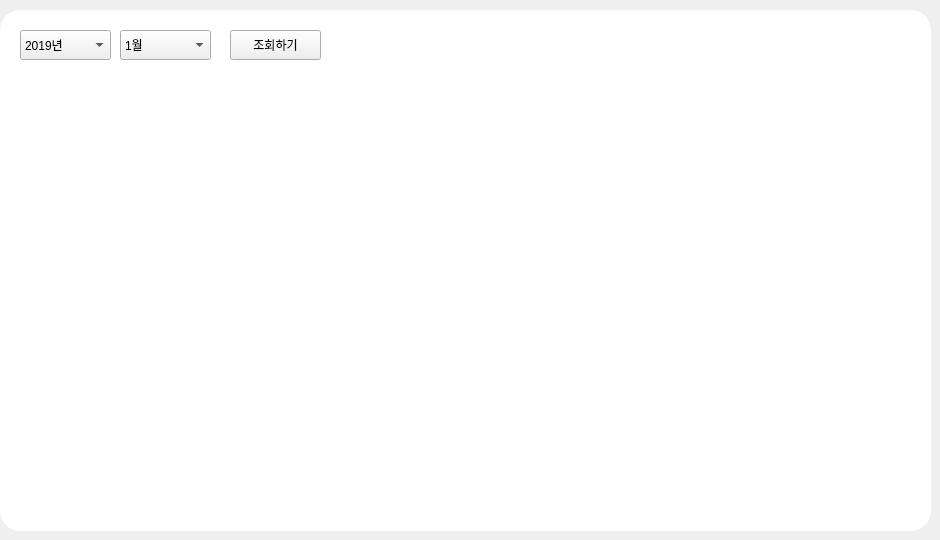
     <widget class="QWidget" name="tab_2">
      <attribute name="title">
       <string>월별 통계</string>
      </attribute>
      <widget class="QLabel" name="topbg_4">
       <property name="geometry">
        <rect>
         <x>0</x>
         <y>10</y>
         <width>931</width>
         <height>521</height>
        </rect>
       </property>
       <property name="styleSheet">
        <string notr="true">border-radius:20px;
background-color:rgb(255, 255, 255)</string>
       </property>
       <property name="text">
        <string/>
       </property>
      </widget>
      <widget class="QComboBox" name="comboBox_9">
       <property name="geometry">
        <rect>
         <x>120</x>
         <y>30</y>
         <width>91</width>
         <height>30</height>
        </rect>
       </property>
       <property name="styleSheet">
        <string notr="true">font: 29 14pt &quot;Noto Sans CJK HK DemiLight&quot;;</string>
       </property>
       <item>
        <property name="text">
         <string>1월</string>
        </property>
       </item>
       <item>
        <property name="text">
         <string>2월</string>
        </property>
       </item>
       <item>
        <property name="text">
         <string>3월</string>
        </property>
       </item>
       <item>
        <property name="text">
         <string>4월</string>
        </property>
       </item>
       <item>
        <property name="text">
         <string>5월</string>
        </property>
       </item>
       <item>
        <property name="text">
         <string>6월</string>
        </property>
       </item>
       <item>
        <property name="text">
         <string>7월</string>
        </property>
       </item>
       <item>
        <property name="text">
         <string>8월</string>
        </property>
       </item>
       <item>
        <property name="text">
         <string>9월</string>
        </property>
       </item>
       <item>
        <property name="text">
         <string>10월</string>
        </property>
       </item>
       <item>
        <property name="text">
         <string>11월</string>
        </property>
       </item>
       <item>
        <property name="text">
         <string>12월</string>
        </property>
       </item>
      </widget>
      <widget class="QComboBox" name="comboBox_10">
       <property name="geometry">
        <rect>
         <x>20</x>
         <y>30</y>
         <width>91</width>
         <height>30</height>
        </rect>
       </property>
       <property name="styleSheet">
        <string notr="true">font: 29 14pt &quot;Noto Sans CJK HK DemiLight&quot;;</string>
       </property>
       <item>
        <property name="text">
         <string>2019년</string>
        </property>
       </item>
       <item>
        <property name="text">
         <string>2020년</string>
        </property>
       </item>
       <item>
        <property name="text">
         <string>2021년</string>
        </property>
       </item>
       <item>
        <property name="text">
         <string>2022년</string>
        </property>
       </item>
      </widget>
      <widget class="QPushButton" name="pushButton_4">
       <property name="geometry">
        <rect>
         <x>230</x>
         <y>30</y>
         <width>91</width>
         <height>30</height>
        </rect>
       </property>
       <property name="text">
        <string>조회하기</string>
       </property>
      </widget>
      <widget class="MplWidget" name="MplWidget_2" native="true">
       <property name="geometry">
        <rect>
         <x>20</x>
         <y>80</y>
         <width>891</width>
         <height>431</height>
        </rect>
       </property>
       <widget class="QLabel" name="label_20">
        <property name="geometry">
         <rect>
          <x>350</x>
          <y>10</y>
          <width>201</width>
          <height>41</height>
         </rect>
        </property>
        <property name="font">
         <font>
          <family>PibotoLt</family>
          <pointsize>16</pointsize>
          <weight>75</weight>
          <italic>false</italic>
          <bold>true</bold>
         </font>
        </property>
        <property name="styleSheet">
         <string notr="true">background-color: rgb(255, 255, 255);</string>
        </property>
        <property name="text">
         <string/>
        </property>
        <property name="alignment">
         <set>Qt::AlignCenter</set>
        </property>
       </widget>
      </widget>
     </widget>
